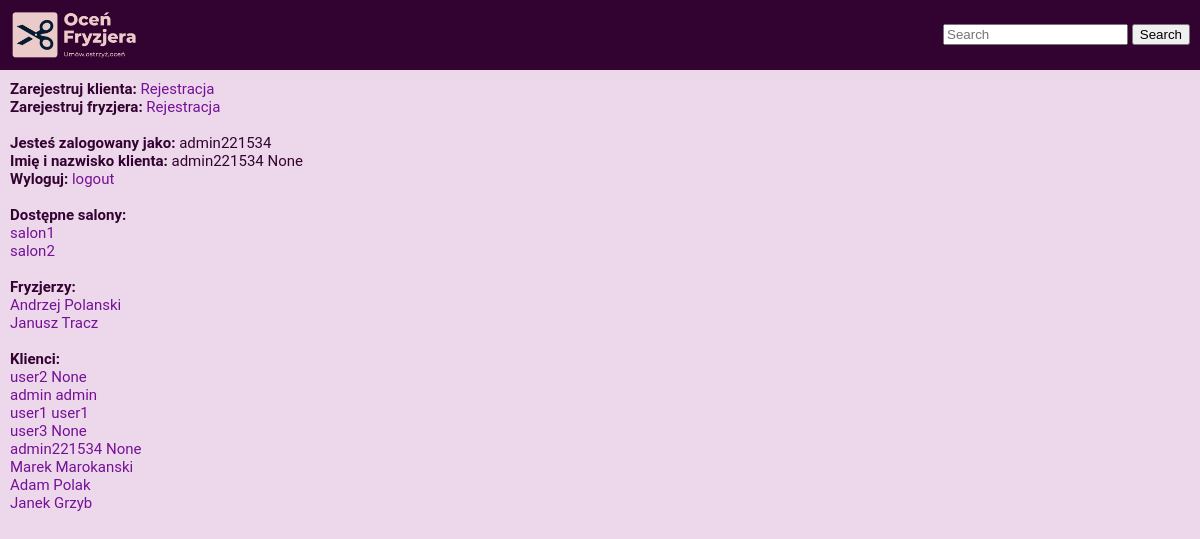
The app's page / (signed in), older data.
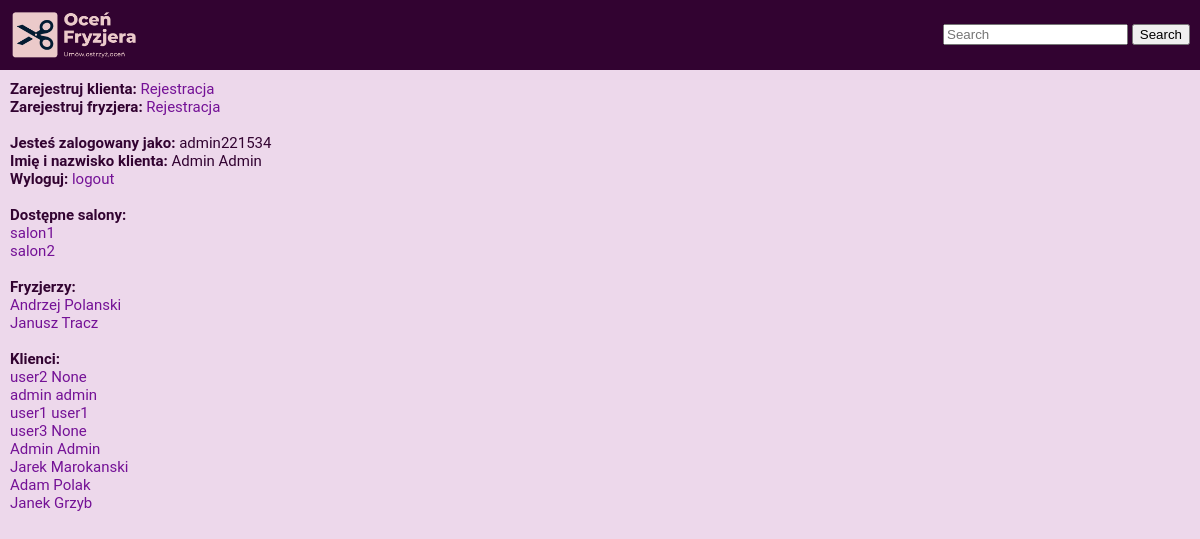
The same page, newer data.
### main/models.py (models this page shows, shortened)
class Klient(models.Model):
    imie = models.CharField(max_length=50, null=True)
    nazwisko = models.CharField(max_length=50, null=True)
    user = models.ForeignKey(User, on_delete=models.CASCADE, related_name='klient')
    staly_klient = models.BooleanField(default=False, null=True)
    nr_telefonu = models.CharField(max_length=20, null=True, blank=True)
    ulica = models.CharField(max_length=50, blank=True, null=True)
    nr_domu = models.IntegerField(default=0, blank=True, null=True)
    miasto = models.CharField(max_length=50, null=True)
    kod_pocztowy = models.CharField(max_length=20, null=True)

### main/views.py (the view)
@login_required
def home(request):
    salony = Salon.objects.all()
    fryzjerzy = Fryzjer.objects.all()
    klienci = Klient.objects.all()
    user_klient = Klient.objects.all().filter(user=request.user).first()
    context = {
        'user_klient': user_klient,
        'salony': salony,
        'fryzjerzy': fryzjerzy,
        'klienci': klienci,
    }
    return render(request, 'main/home.html', context)

### main/templates/main/home.html
{% extends 'main/base.html' %}
{% block content %}
<div><span class="heading">Zarejestruj klienta:</span> <a href="{% url 'register' %}">Rejestracja</a></div>
<div><span class="heading">Zarejestruj fryzjera:</span> <a href="{% url 'barber_register' %}">Rejestracja</a></div>
<br>
{% if user.is_authenticated %}
<div><span class="heading">Jesteś zalogowany jako:</span> {{request.user.username}}</div>
<div><span class="heading">Imię i nazwisko klienta:</span> {{user_klient.imie}} {{user_klient.nazwisko}}</div>
<div><span class="heading">Wyloguj:</span> <a href ="{% url 'logout' %}">logout</a></div>
{% else %}
<div><span class="heading">Zaloguj:</span> <a href="{% url 'login' %}">login</a></div>
{% endif %}
<br>
<div><span class="heading">Dostępne salony:</span></div>
{% for salon in salony %}
<div><a href="{% url 'pokaz_salon' salon.id %}">{{salon.nazwa}}</a></div>
{% endfor %}
<br>
<div><span class="heading">Fryzjerzy:</span></div>
{% for fryzjer in fryzjerzy %}
<div><a href="{% url 'pokaz_fryzjera' fryzjer.id %}">{{fryzjer.imie}} {{fryzjer.nazwisko}}</a></div>
{% endfor %}
<br>
<div><span class="heading">Klienci:</span></div>
{% for klient in klienci %}
<div><a href="{% url 'pokaz_klienta' klient.id %}">{{klient.imie}} {{klient.nazwisko}}</a></div>
{% endfor %}
{% endblock %}

Row changes from the older to the newer data that the page shows:
changed Klient: imie "admin221534" → "Admin"; nazwisko "None" → "Admin"
changed Klient "Marokanski": imie "Marek" → "Jarek"
